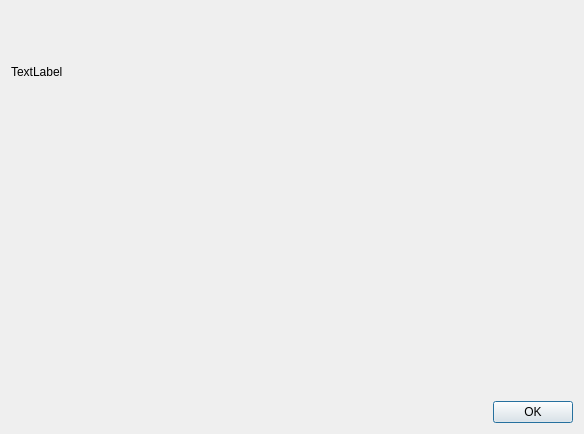
<?xml version="1.0" encoding="UTF-8"?>
<ui version="4.0">
 <class>TiltWarningDialog</class>
 <widget class="QDialog" name="TiltWarningDialog">
  <property name="geometry">
   <rect>
    <x>0</x>
    <y>0</y>
    <width>584</width>
    <height>434</height>
   </rect>
  </property>
  <property name="windowTitle">
   <string>Large tilt</string>
  </property>
  <layout class="QVBoxLayout" name="verticalLayout_2">
   <item>
    <layout class="QVBoxLayout" name="verticalLayout">
     <item>
      <widget class="QLabel" name="label_message">
       <property name="sizePolicy">
        <sizepolicy hsizetype="Preferred" vsizetype="MinimumExpanding">
         <horstretch>0</horstretch>
         <verstretch>0</verstretch>
        </sizepolicy>
       </property>
       <property name="text">
        <string>TextLabel</string>
       </property>
       <property name="wordWrap">
        <bool>true</bool>
       </property>
      </widget>
     </item>
     <item>
      <widget class="QtAddons::PlotWidget" name="widget_plot" native="true">
       <property name="sizePolicy">
        <sizepolicy hsizetype="Preferred" vsizetype="MinimumExpanding">
         <horstretch>0</horstretch>
         <verstretch>0</verstretch>
        </sizepolicy>
       </property>
       <property name="minimumSize">
        <size>
         <width>0</width>
         <height>256</height>
        </size>
       </property>
      </widget>
     </item>
    </layout>
   </item>
   <item>
    <widget class="QDialogButtonBox" name="buttonBox">
     <property name="orientation">
      <enum>Qt::Orientation::Horizontal</enum>
     </property>
     <property name="standardButtons">
      <set>QDialogButtonBox::StandardButton::Ok</set>
     </property>
    </widget>
   </item>
  </layout>
 </widget>
 <customwidgets>
  <customwidget>
   <class>QtAddons::PlotWidget</class>
   <extends>QWidget</extends>
   <header location="global">plotwidget.h</header>
   <container>1</container>
  </customwidget>
 </customwidgets>
 <resources/>
 <connections>
  <connection>
   <sender>buttonBox</sender>
   <signal>accepted()</signal>
   <receiver>TiltWarningDialog</receiver>
   <slot>accept()</slot>
   <hints>
    <hint type="sourcelabel">
     <x>248</x>
     <y>254</y>
    </hint>
    <hint type="destinationlabel">
     <x>157</x>
     <y>274</y>
    </hint>
   </hints>
  </connection>
  <connection>
   <sender>buttonBox</sender>
   <signal>rejected()</signal>
   <receiver>TiltWarningDialog</receiver>
   <slot>reject()</slot>
   <hints>
    <hint type="sourcelabel">
     <x>316</x>
     <y>260</y>
    </hint>
    <hint type="destinationlabel">
     <x>286</x>
     <y>274</y>
    </hint>
   </hints>
  </connection>
 </connections>
</ui>
